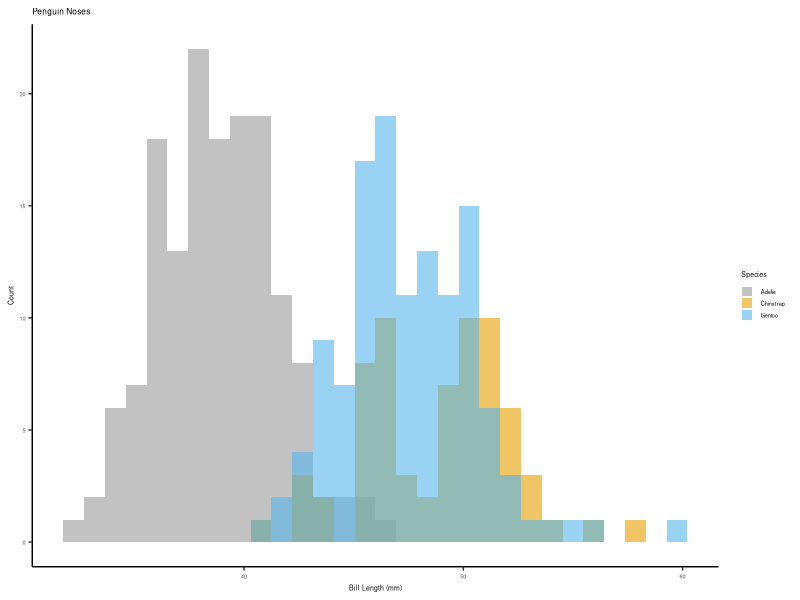
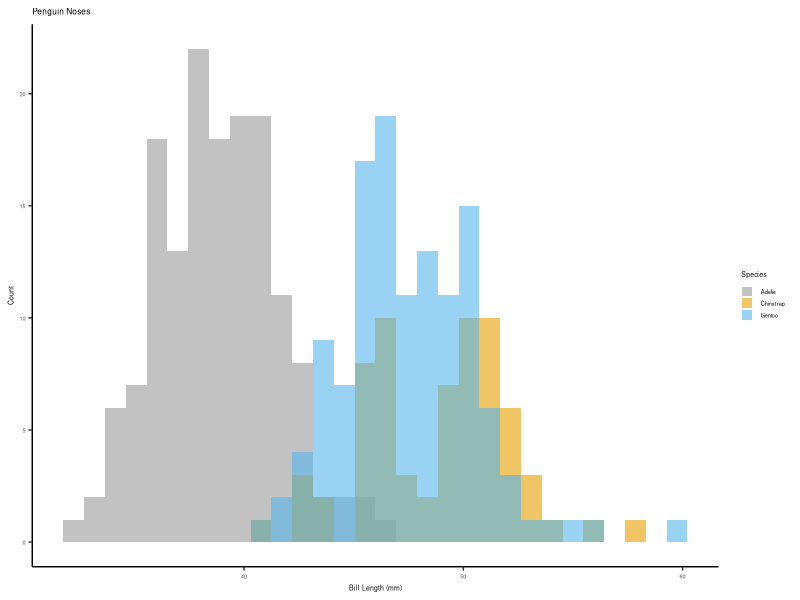

Write the R code that produced these figures, in order.
library(palmerpenguins)
library(ggplot2)
library(dplyr)
library(kableExtra)

data(package = "palmerpenguins")

# Look at distribution of bill lengths in each species

palette = c("#999999", "#e69f00", "#56b4e9", "#643a71")
theme_set(
  theme_classic(base_size = 7)
)

px <- ggplot(data = penguins, aes(bill_length_mm)) +
  geom_histogram(aes(fill = species), alpha = 0.6, position = "identity") +
  theme_classic() +
  theme(text = element_text(size = 5),
        legend.key.size = unit(.3, "cm")) +
  xlab("Bill Length (mm)") +
  ylab("Count") +
  ggtitle("Penguin Noses") +
  scale_fill_manual("Species", values = palette)

px

ggsave("my_penguin_plot.png", px, device = "png", width = 3, height = 1.5, dpi = 300)

# Report average measures of beak/body per species
t <- penguins %>% 
  select(c("species", "bill_length_mm", "bill_depth_mm", "flipper_length_mm", "body_mass_g" )) %>%
  aggregate(. ~ species, ., FUN = mean, na.rm = TRUE) %>%
  kable() %>% 
  cat(., files = "mymodel.html")
